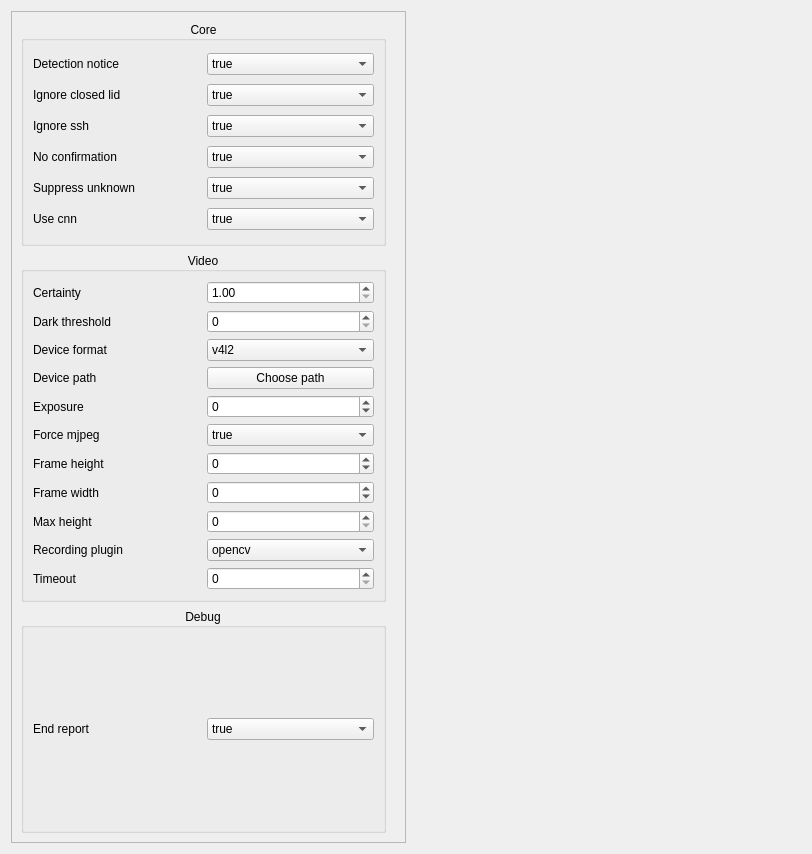
<?xml version="1.0" encoding="UTF-8"?>
<ui version="4.0">
 <class>ConfigForm</class>
 <widget class="QWidget" name="ConfigForm">
  <property name="geometry">
   <rect>
    <x>0</x>
    <y>0</y>
    <width>812</width>
    <height>854</height>
   </rect>
  </property>
  <property name="windowTitle">
   <string>Form</string>
  </property>
  <layout class="QGridLayout" name="gridLayout">
   <item row="0" column="0">
    <widget class="QScrollArea" name="scrollArea">
     <property name="widgetResizable">
      <bool>true</bool>
     </property>
     <widget class="QWidget" name="scrollAreaGroups">
      <property name="geometry">
       <rect>
        <x>0</x>
        <y>0</y>
        <width>392</width>
        <height>834</height>
       </rect>
      </property>
      <layout class="QGridLayout" name="gridLayout_2">
       <item row="0" column="0">
        <layout class="QGridLayout" name="gridGroups">
         <property name="rightMargin">
          <number>10</number>
         </property>
         <item row="2" column="1">
          <widget class="QGroupBox" name="debugGroup">
           <property name="title">
            <string>Debug</string>
           </property>
           <property name="alignment">
            <set>Qt::AlignCenter</set>
           </property>
           <layout class="QGridLayout" name="gridLayout_6">
            <item row="0" column="0">
             <widget class="QLabel" name="labelEndReport">
              <property name="text">
               <string>End report</string>
              </property>
             </widget>
            </item>
            <item row="0" column="1">
             <widget class="QComboBox" name="comboEndReport">
              <item>
               <property name="text">
                <string>true</string>
               </property>
              </item>
              <item>
               <property name="text">
                <string>false</string>
               </property>
              </item>
             </widget>
            </item>
           </layout>
          </widget>
         </item>
         <item row="0" column="1">
          <widget class="QGroupBox" name="coreGroup">
           <property name="title">
            <string>Core</string>
           </property>
           <property name="alignment">
            <set>Qt::AlignCenter</set>
           </property>
           <property name="flat">
            <bool>false</bool>
           </property>
           <property name="checkable">
            <bool>false</bool>
           </property>
           <layout class="QGridLayout" name="gridLayout_4">
            <item row="0" column="0">
             <widget class="QLabel" name="labelDetectionNotice">
              <property name="text">
               <string>Detection notice</string>
              </property>
             </widget>
            </item>
            <item row="0" column="1">
             <widget class="QComboBox" name="comboDetectionNotice">
              <item>
               <property name="text">
                <string>true</string>
               </property>
              </item>
              <item>
               <property name="text">
                <string>false</string>
               </property>
              </item>
             </widget>
            </item>
            <item row="1" column="0">
             <widget class="QLabel" name="labelIgnoreClosedLid">
              <property name="text">
               <string>Ignore closed lid</string>
              </property>
             </widget>
            </item>
            <item row="1" column="1">
             <widget class="QComboBox" name="comboIgnoreClosedLid">
              <item>
               <property name="text">
                <string>true</string>
               </property>
              </item>
              <item>
               <property name="text">
                <string>false</string>
               </property>
              </item>
             </widget>
            </item>
            <item row="2" column="0">
             <widget class="QLabel" name="labelIgnoreSsh">
              <property name="text">
               <string>Ignore ssh</string>
              </property>
             </widget>
            </item>
            <item row="2" column="1">
             <widget class="QComboBox" name="comboIgnoreSsh">
              <item>
               <property name="text">
                <string>true</string>
               </property>
              </item>
              <item>
               <property name="text">
                <string>false</string>
               </property>
              </item>
             </widget>
            </item>
            <item row="3" column="0">
             <widget class="QLabel" name="labelNoConfirmation">
              <property name="text">
               <string>No confirmation</string>
              </property>
             </widget>
            </item>
            <item row="3" column="1">
             <widget class="QComboBox" name="comboNoConfirmation">
              <item>
               <property name="text">
                <string>true</string>
               </property>
              </item>
              <item>
               <property name="text">
                <string>false</string>
               </property>
              </item>
             </widget>
            </item>
            <item row="4" column="0">
             <widget class="QLabel" name="labelSuppressUknown">
              <property name="text">
               <string>Suppress unknown</string>
              </property>
             </widget>
            </item>
            <item row="4" column="1">
             <widget class="QComboBox" name="comboSuppressUnknown">
              <item>
               <property name="text">
                <string>true</string>
               </property>
              </item>
              <item>
               <property name="text">
                <string>false</string>
               </property>
              </item>
             </widget>
            </item>
            <item row="5" column="0">
             <widget class="QLabel" name="labelUseCnn">
              <property name="text">
               <string>Use cnn</string>
              </property>
             </widget>
            </item>
            <item row="5" column="1">
             <widget class="QComboBox" name="comboUseCnn">
              <item>
               <property name="text">
                <string>true</string>
               </property>
              </item>
              <item>
               <property name="text">
                <string>false</string>
               </property>
              </item>
             </widget>
            </item>
           </layout>
          </widget>
         </item>
         <item row="1" column="1">
          <widget class="QGroupBox" name="videoGroup">
           <property name="title">
            <string>Video</string>
           </property>
           <property name="alignment">
            <set>Qt::AlignCenter</set>
           </property>
           <layout class="QGridLayout" name="gridLayout_5">
            <item row="6" column="0">
             <widget class="QLabel" name="labelFrameHeight">
              <property name="text">
               <string>Frame height</string>
              </property>
             </widget>
            </item>
            <item row="0" column="0">
             <widget class="QLabel" name="labelCertainty">
              <property name="text">
               <string>Certainty</string>
              </property>
             </widget>
            </item>
            <item row="1" column="1">
             <widget class="QSpinBox" name="spinDarkThreshold"/>
            </item>
            <item row="10" column="0">
             <widget class="QLabel" name="labelTimeout">
              <property name="text">
               <string>Timeout</string>
              </property>
             </widget>
            </item>
            <item row="1" column="0">
             <widget class="QLabel" name="labelDarkThreshold">
              <property name="text">
               <string>Dark threshold</string>
              </property>
             </widget>
            </item>
            <item row="5" column="1">
             <widget class="QComboBox" name="comboForceMjpeg">
              <item>
               <property name="text">
                <string>true</string>
               </property>
              </item>
              <item>
               <property name="text">
                <string>false</string>
               </property>
              </item>
             </widget>
            </item>
            <item row="4" column="0">
             <widget class="QLabel" name="labelExposure">
              <property name="text">
               <string>Exposure</string>
              </property>
             </widget>
            </item>
            <item row="7" column="1">
             <widget class="QSpinBox" name="spinFrameWidth">
              <property name="minimum">
               <number>-1</number>
              </property>
             </widget>
            </item>
            <item row="8" column="1">
             <widget class="QSpinBox" name="spinMaxHeight">
              <property name="maximum">
               <number>1000</number>
              </property>
             </widget>
            </item>
            <item row="9" column="0">
             <widget class="QLabel" name="labelRecordingPlugin">
              <property name="text">
               <string>Recording plugin</string>
              </property>
             </widget>
            </item>
            <item row="9" column="1">
             <widget class="QComboBox" name="comboRecordingPlugin">
              <item>
               <property name="text">
                <string>opencv</string>
               </property>
              </item>
              <item>
               <property name="text">
                <string>ffmpeg</string>
               </property>
              </item>
              <item>
               <property name="text">
                <string>pyv4l2</string>
               </property>
              </item>
             </widget>
            </item>
            <item row="3" column="0">
             <widget class="QLabel" name="labelDevicePath">
              <property name="text">
               <string>Device path</string>
              </property>
             </widget>
            </item>
            <item row="8" column="0">
             <widget class="QLabel" name="labelMaxHeight">
              <property name="text">
               <string>Max height</string>
              </property>
             </widget>
            </item>
            <item row="2" column="1">
             <widget class="QComboBox" name="comboDeviceFormat">
              <item>
               <property name="text">
                <string>v4l2</string>
               </property>
              </item>
              <item>
               <property name="text">
                <string>vfwcap</string>
               </property>
              </item>
             </widget>
            </item>
            <item row="10" column="1">
             <widget class="QSpinBox" name="spinTimeout"/>
            </item>
            <item row="2" column="0">
             <widget class="QLabel" name="labelDeviceFormat">
              <property name="text">
               <string>Device format</string>
              </property>
             </widget>
            </item>
            <item row="4" column="1">
             <widget class="QSpinBox" name="spinExposure">
              <property name="minimum">
               <number>-1</number>
              </property>
             </widget>
            </item>
            <item row="7" column="0">
             <widget class="QLabel" name="labelFrameWidth">
              <property name="text">
               <string>Frame width</string>
              </property>
             </widget>
            </item>
            <item row="5" column="0">
             <widget class="QLabel" name="labelForceMjpeg">
              <property name="text">
               <string>Force mjpeg</string>
              </property>
             </widget>
            </item>
            <item row="6" column="1">
             <widget class="QSpinBox" name="spinFrameHeight">
              <property name="minimum">
               <number>-1</number>
              </property>
             </widget>
            </item>
            <item row="0" column="1">
             <widget class="QDoubleSpinBox" name="spinCertainty">
              <property name="minimum">
               <double>1.000000000000000</double>
              </property>
              <property name="maximum">
               <double>10.000000000000000</double>
              </property>
             </widget>
            </item>
            <item row="3" column="1">
             <widget class="QPushButton" name="buttonDevicePath">
              <property name="text">
               <string>Choose path</string>
              </property>
             </widget>
            </item>
           </layout>
          </widget>
         </item>
        </layout>
       </item>
      </layout>
     </widget>
    </widget>
   </item>
   <item row="0" column="1">
    <spacer name="horizontalSpacer">
     <property name="orientation">
      <enum>Qt::Horizontal</enum>
     </property>
     <property name="sizeHint" stdset="0">
      <size>
       <width>40</width>
       <height>20</height>
      </size>
     </property>
    </spacer>
   </item>
  </layout>
 </widget>
 <resources/>
 <connections/>
</ui>
